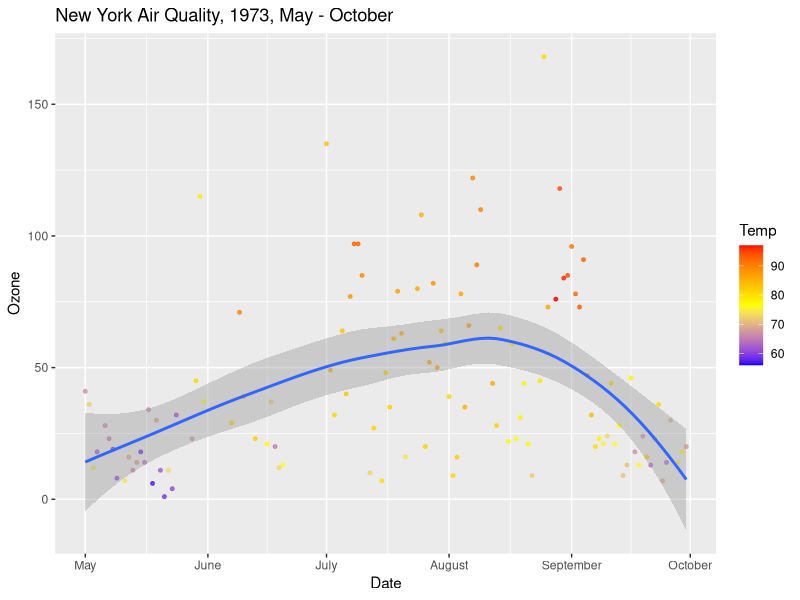

Write the R code that produced this figure.
library(ggplot2)
library(dplyr)
library(lubridate)
aqdata <- airquality
aqdata <- mutate(aqdata, unified_date = make_date(year = 1973, month = Month, day = Day))
ggplot() +
  geom_point(size = 1, alpha = 0.8, data = aqdata, aes(y = Ozone, x = unified_date, colour = Temp)) +
  geom_smooth(data = aqdata, aes(y = Ozone, x = unified_date, color = Temp, method = "lm")) + scale_color_gradientn(colours = c("blue", "yellow", "red")) +
  scale_x_date(date_breaks = "1 month", date_labels = "%B", expand = c(0.05, 0)) + labs(title = "New York Air Quality, 1973, May - October", y = "Ozone", x = "Date")
